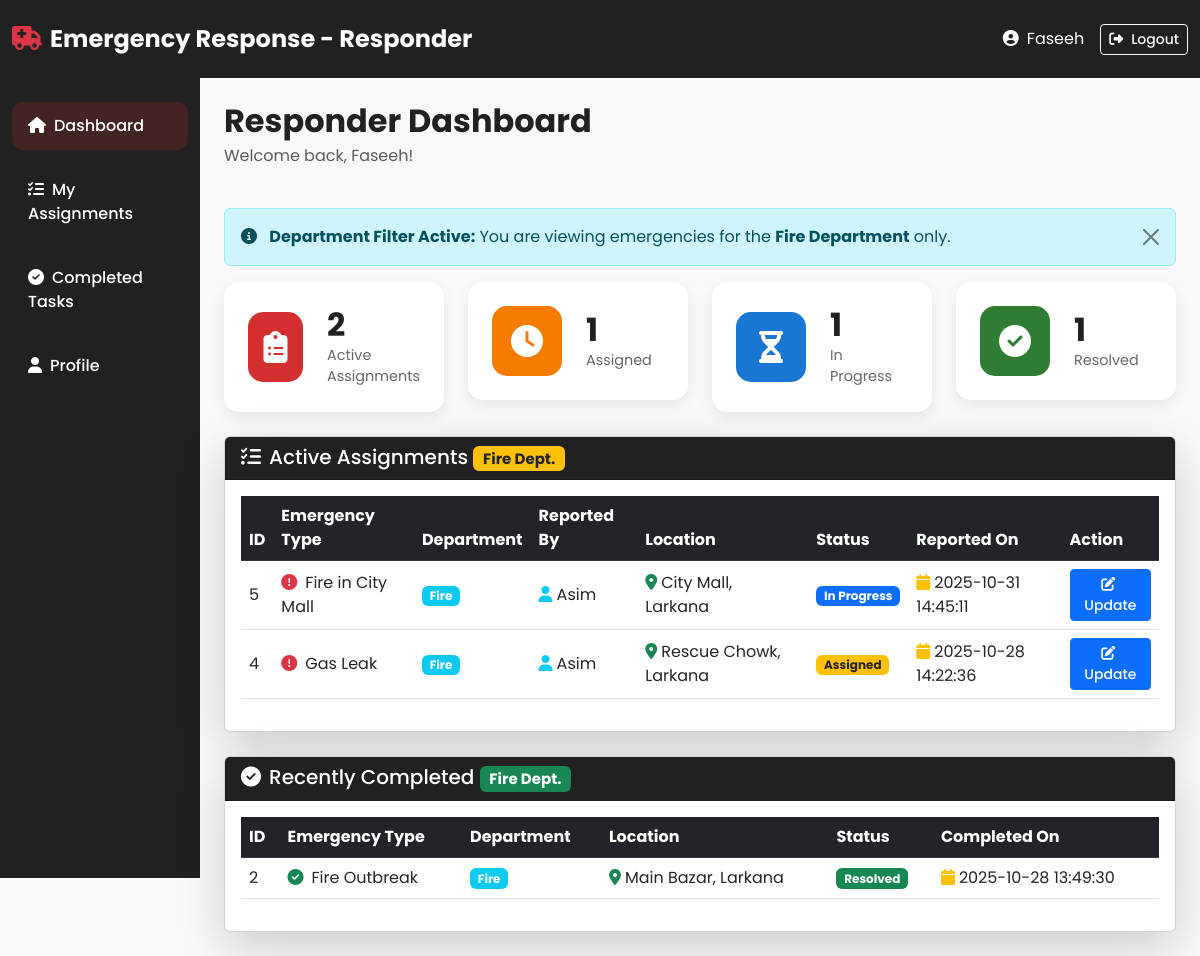
The page /responder/responder_dashboard.php (signed in) on the database its author committed.
### tables this page shows
CREATE TABLE `responders` (
  `Responder_Id` int(11) NOT NULL,
  `User_Id` int(11) NOT NULL,
  `Department` varchar(100) NOT NULL,
  `Responder_Status` varchar(100) DEFAULT 'Available',
  `Location` varchar(255) DEFAULT NULL,
  `Experience` varchar(50) DEFAULT NULL
);

CREATE TABLE `emergencies` (
  `Emergency_Id` int(11) NOT NULL,
  `User_Id` int(11) NOT NULL,
  `Emergency_Name` varchar(100) NOT NULL,
  `Description` varchar(500) NOT NULL,
  `Location` varchar(200) NOT NULL,
  `Emergency_Status` varchar(50) DEFAULT 'Pending',
  `Incident_Time` datetime NOT NULL,
  `Reported_Time` timestamp NOT NULL DEFAULT current_timestamp(),
  `Emergency_Department` varchar(100) DEFAULT NULL
);

CREATE TABLE `users` (
  `Id` int(11) NOT NULL,
  `Name` varchar(100) NOT NULL,
  `Email` varchar(100) NOT NULL,
  `Pass` varchar(255) NOT NULL,
  `Role` varchar(50) NOT NULL DEFAULT 'citizen',
  `Phone` varchar(20) NOT NULL,
  `Address` varchar(100) DEFAULT NULL,
  `Join_Date` date DEFAULT curdate()
);

### responder/responder_dashboard.php (the view, shortened to what this page needs)
<?php
include '../include/db.php';
$user_id = $_SESSION['user_id'];
$dept_sql = "SELECT Department FROM responders WHERE User_Id = $user_id";
$dept_result = mysqli_query($conn, $dept_sql);
$dept_row = mysqli_fetch_assoc($dept_result);
$responder_department = $dept_row['Department'];
$assigned_sql = "SELECT emergencies.*, users.Name as Reporter_Name
                 FROM emergencies
                 INNER JOIN users ON emergencies.User_Id = users.Id
                 WHERE emergencies.Emergency_Status IN ('Assigned', 'In Progress')
                 AND emergencies.Emergency_Department = '$responder_department'
                 ORDER BY emergencies.Reported_Time DESC";
$assigned_result = mysqli_query($conn, $assigned_sql);
$assigned_count = mysqli_num_rows($assigned_result);
$pending_sql = "SELECT COUNT(*) as count FROM emergencies
                WHERE Emergency_Status = 'Assigned'
                AND Emergency_Department = '$responder_department'";
$pending_result = mysqli_query($conn, $pending_sql);
$pending_row = mysqli_fetch_assoc($pending_result);
$pending_count = $pending_row['count'];
$progress_sql = "SELECT COUNT(*) as count FROM emergencies
                 WHERE Emergency_Status = 'In Progress'
                 AND Emergency_Department = '$responder_department'";
$progress_result = mysqli_query($conn, $progress_sql);
$progress_row = mysqli_fetch_assoc($progress_result);
$progress_count = $progress_row['count'];
$resolved_sql = "SELECT COUNT(*) as count FROM emergencies
                 WHERE Emergency_Status = 'Resolved'
                 AND Emergency_Department = '$responder_department'";
$resolved_result = mysqli_query($conn, $resolved_sql);
$resolved_row = mysqli_fetch_assoc($resolved_result);
$resolved_count = $resolved_row['count'];
$completed_sql = "SELECT emergencies.*, users.Name as Reporter_Name
                  FROM emergencies
                  INNER JOIN users ON emergencies.User_Id = users.Id
                  WHERE emergencies.Emergency_Status = 'Resolved'
                  AND emergencies.Emergency_Department = '$responder_department'
                  ORDER BY emergencies.Reported_Time DESC
                  LIMIT 5";
$completed_result = mysqli_query($conn, $completed_sql);
?>
<!DOCTYPE html>
<html lang="en">
<head>
  <link href="https://cdn.jsdelivr.net/npm/bootstrap@5.3.0/dist/css/bootstrap.min.css" rel="stylesheet">
  <link rel="stylesheet" href="https://cdnjs.cloudflare.com/ajax/libs/font-awesome/6.4.0/css/all.min.css">
  <link rel="stylesheet" href="../admin/style.css">
</head>
<body>
  <nav class="navbar navbar-expand-lg navbar-dark bg-dark-custom">
    <div class="container-fluid">
      <a class="navbar-brand fw-bold" href="#">
        <i class="fas fa-ambulance text-danger me-2"></i>Emergency Response - Responder
      </a>
      <div class="d-flex align-items-center">
        <span class="text-white me-3">
          <i class="fas fa-user-circle me-2"></i><?php echo htmlspecialchars($_SESSION['user_name']); ?>
        </span>
        <a href="../logout.php" class="btn btn-outline-light btn-sm">
          <i class="fas fa-sign-out-alt me-2"></i>Logout
        </a>
      </div>
    </div>
  </nav>
  <div class="container-fluid">
    <div class="row">
      <nav class="col-md-3 col-lg-2 bg-dark-custom sidebar vh-100 position-fixed pt-4">
        <ul class="nav flex-column">
          <li class="nav-item mb-2"><a class="nav-link active text-white" href="responder_dashboard.php"><i class="fas fa-home me-2"></i>Dashboard</a></li>
          <li class="nav-item mb-2"><a class="nav-link text-white" href="my_assignments.php"><i class="fas fa-tasks me-2"></i>My Assignments</a></li>
          <li class="nav-item mb-2"><a class="nav-link text-white" href="completed_tasks.php"><i class="fas fa-check-circle me-2"></i>Completed Tasks</a></li>
          <li class="nav-item mb-2"><a class="nav-link text-white" href="responder_profile.php"><i class="fas fa-user me-2"></i>Profile</a></li>
        </ul>
      </nav>
      <main class="col-md-9 col-lg-10 ms-auto px-4 py-4">
        <div class="d-flex justify-content-between align-items-center mb-4">
          <div>
            <h2 class="fw-bold mb-1">Responder Dashboard</h2>
            <p class="text-muted">Welcome back, <?php echo htmlspecialchars($_SESSION['user_name']); ?>!
            </p>
          </div>
        </div>
        <div class="alert alert-info alert-dismissible fade show" role="alert">
          <i class="fas fa-info-circle me-2"></i>
          <strong>Department Filter Active:</strong> You are viewing emergencies for the <strong><?php echo $responder_department; ?> Department</strong> only.
          <button type="button" class="btn-close" data-bs-dismiss="alert"></button>
        </div>
        <div class="row g-4 mb-4">
          <div class="col-md-3" data-aos="fade-up" data-aos-delay="100">
            <div class="stat-card total-emergencies">
              <div class="stat-icon">
                <i class="fas fa-clipboard-list"></i>
              </div>
              <div class="stat-content">
                <h3 class="stat-number"><?php echo $assigned_count; ?></h3>
                <p class="stat-label">Active Assignments</p>
              </div>
            </div>
          </div>
          <div class="col-md-3" data-aos="fade-up" data-aos-delay="200">
            <div class="stat-card pending">
              <div class="stat-icon">
                <i class="fas fa-clock"></i>
              </div>
              <div class="stat-content">
                <h3 class="stat-number"><?php echo $pending_count; ?></h3>
                <p class="stat-label">Assigned</p>
              </div>
            </div>
          </div>
          <div class="col-md-3" data-aos="fade-up" data-aos-delay="300">
            <div class="stat-card response-time">
              <div class="stat-icon">
                <i class="fas fa-hourglass-half"></i>
              </div>
              <div class="stat-content">
                <h3 class="stat-number"><?php echo $progress_count; ?></h3>
                <p class="stat-label">In Progress</p>
              </div>
            </div>
          </div>
          <div class="col-md-3" data-aos="fade-up" data-aos-delay="400">
            <div class="stat-card resolved">
              <div class="stat-icon">
                <i class="fas fa-check-circle"></i>
              </div>
              <div class="stat-content">
                <h3 class="stat-number"><?php echo $resolved_count; ?></h3>
                <p class="stat-label">Resolved</p>
              </div>
            </div>
          </div>
        </div>
        <div class="card shadow-lg mb-4">
          <div class="card-header bg-dark-custom text-white">
            <h5 class="mb-0">
              <i class="fas fa-tasks me-2"></i>Active Assignments
              <span class="badge bg-warning text-dark"><?php echo $responder_department; ?> Dept.</span>
            </h5>
          </div>
          <div class="card-body">
            <div class="table-responsive">
              <table class="table table-hover align-middle">
                <thead class="table-dark">
                  <tr>
                    <th>ID</th>
                    <th>Emergency Type</th>
                    <th>Department</th>
                    <th>Reported By</th>
                    <th>Location</th>
                    <th>Status</th>
                    <th>Reported On</th>
                    <th>Action</th>
                  </tr>
                </thead>
                <tbody>
                  <?php
                  if(mysqli_num_rows($assigned_result) > 0){
                      mysqli_data_seek($assigned_result, 0);
                      while($row = mysqli_fetch_assoc($assigned_result)){
                          $status = $row['Emergency_Status'];
                          if ($status == 'Assigned') {
                              $badgeClass = 'bg-warning text-dark';
                          } elseif ($status == 'In Progress') {
                              $badgeClass = 'bg-primary';
                          } else {
                              $badgeClass = 'bg-success';
                          }
                          echo "<tr>
                                  <td>{$row['Emergency_Id']}</td>
                                  <td><i class='fas fa-exclamation-circle text-danger me-2'></i>{$row['Emergency_Name']}</td>
                                  <td><span class='badge bg-info'>{$row['Emergency_Department']}</span></td>
                                  <td><i class='fas fa-user text-info me-1'></i>{$row['Reporter_Name']}</td>
                                  <td><i class='fas fa-map-marker-alt text-success me-1'></i>{$row['Location']}</td>
                                  <td><span class='badge {$badgeClass}'>{$status}</span></td>
                                  <td><i class='fas fa-calendar text-warning me-1'></i>{$row['Reported_Time']}</td>
                                  <td>
                                      <button class='btn btn-sm btn-primary' onclick='openStatusModal({$row['Emergency_Id']}, \"{$row['Emergency_Status']}\")'>
                                        <i class='fas fa-edit me-1'></i>Update
                                      </button>
                                  </td>
                              </tr>";
                      }
                  } else {
                      echo "<tr><td colspan='8' class='text-center text-muted py-4'>
                              <i class='fas fa-inbox fs-1 text-secondary mb-3 d-block'></i>
                              <h5>No active assignments</h5>
                              <p>You have no emergency assignments for {$responder_department} Department at the moment</p>
                            </td></tr>";
                  }
                  ?>
                </tbody>
              </table>
            </div>
          </div>
        </div>
        <div class="card shadow-lg">
          <div class="card-header bg-dark-custom text-white">
            <h5 class="mb-0">
              <i class="fas fa-check-circle me-2"></i>Recently Completed
              <span class="badge bg-success"><?php echo $responder_department; ?> Dept.</span>
            </h5>
          </div>
          <div class="card-body">
            <div class="table-responsive">
              <table class="table table-hover align-middle">
                <thead class="table-dark">
                  <tr>
                    <th>ID</th>
                    <th>Emergency Type</th>
                    <th>Department</th>
                    <th>Location</th>
                    <th>Status</th>
                    <th>Completed On</th>
                  </tr>
                </thead>
                <tbody>
                  <?php
                  if(mysqli_num_rows($completed_result) > 0){
                      while($row = mysqli_fetch_assoc($completed_result)){
                          echo "<tr>
                                  <td>{$row['Emergency_Id']}</td>
                                  <td><i class='fas fa-check-circle text-success me-2'></i>{$row['Emergency_Name']}</td>
                                  <td><span class='badge bg-info'>{$row['Emergency_Department']}</span></td>
                                  <td><i class='fas fa-map-marker-alt text-success me-1'></i>{$row['Location']}</td>
                                  <td><span class='badge bg-success'>Resolved</span></td>
                                  <td><i class='fas fa-calendar text-warning me-1'></i>{$row['Reported_Time']}</td>
                              </tr>";
                      }
                  } else {
                      echo "<tr><td colspan='6' class='text-center text-muted'>No completed tasks yet for {$responder_department} Department</td></tr>";
                  }
                  ?>
                </tbody>
              </table>
            </div>
          </div>
        </div>
      </main>
    </div>
  </div>
</body>
</html>

### admin/style.css (style rules this page uses)
:root { --primary-red: #D32F2F; --primary-dark: #212121; --primary-white: #F9F9F9; --primary-blue: #1976D2; --success-green: #2E7D32; --warning-orange: #F57C00; --danger-red: #C62828; }
* { margin: 0; padding: 0; box-sizing: border-box; }
body { font-family: 'Poppins', sans-serif; color: var(--primary-dark); background: var(--primary-white); }
.bg-dark-custom { background-color: var(--primary-dark) !important; }
.navbar { padding: 1rem 0; transition: all 0.3s ease; position: sticky; top: 0; z-index: 1000; }
.navbar-brand { font-size: 1.5rem; font-weight: 700; }
.nav-link { transition: all 0.3s ease; font-weight: 500; }
.stat-card { background: white; border-radius: 15px; padding: 1.5rem; display: flex; align-items: center; gap: 1.5rem; box-shadow: 0 5px 15px rgba(0, 0, 0, 0.08); transition: all 0.3s ease; }
.stat-icon { width: 70px; height: 70px; border-radius: 15px; display: flex; align-items: center; justify-content: center; font-size: 2rem; color: white; }
.total-emergencies .stat-icon { background: var(--primary-red); }
.resolved .stat-icon { background: var(--success-green); }
.pending .stat-icon { background: var(--warning-orange); }
.response-time .stat-icon { background: var(--primary-blue); }
.stat-content { flex: 1; }
.stat-number { font-size: 2rem; font-weight: 700; margin-bottom: 0; }
.stat-label { color: #666; font-size: 0.9rem; margin-bottom: 0; }
.sidebar { padding-top: 2rem; background: var(--primary-dark); }
.sidebar .nav-link { padding: 0.75rem 1rem; border-radius: 10px; margin-bottom: 0.5rem; color: rgba(255, 255, 255, 0.7); transition: all 0.3s ease; }
.sidebar .nav-link:hover, .sidebar .nav-link.active { background: rgba(211, 47, 47, 0.2); color: white; }
.btn { transition: all 0.3s ease; font-weight: 500; }
.card { transition: all 0.3s ease; }
html { scroll-behavior: smooth; }

### rows shown on the page
responders: Department "Fire"
emergencies: Emergency_Id "5", Emergency_Name "Fire in City Mall", Emergency_Department "Fire", User_Id.Name "Asim", Location "City Mall, Larkana", Emergency_Status "In Progress", Reported_Time "2025-10-31 14:45:11"
emergencies: Emergency_Id "4", Emergency_Name "Gas Leak", Emergency_Department "Fire", User_Id.Name "Asim", Location "Rescue Chowk, Larkana", Emergency_Status "Assigned", Reported_Time "2025-10-28 14:22:36"
emergencies: Emergency_Id "2", Emergency_Name "Fire Outbreak", Emergency_Department "Fire", Location "Main Bazar, Larkana", Reported_Time "2025-10-28 13:49:30"

### other values the page prints
$_SESSION['user_name'] "Faseeh"
$assigned_count "2"
$pending_count "1"
$progress_count "1"
$resolved_count "1"
